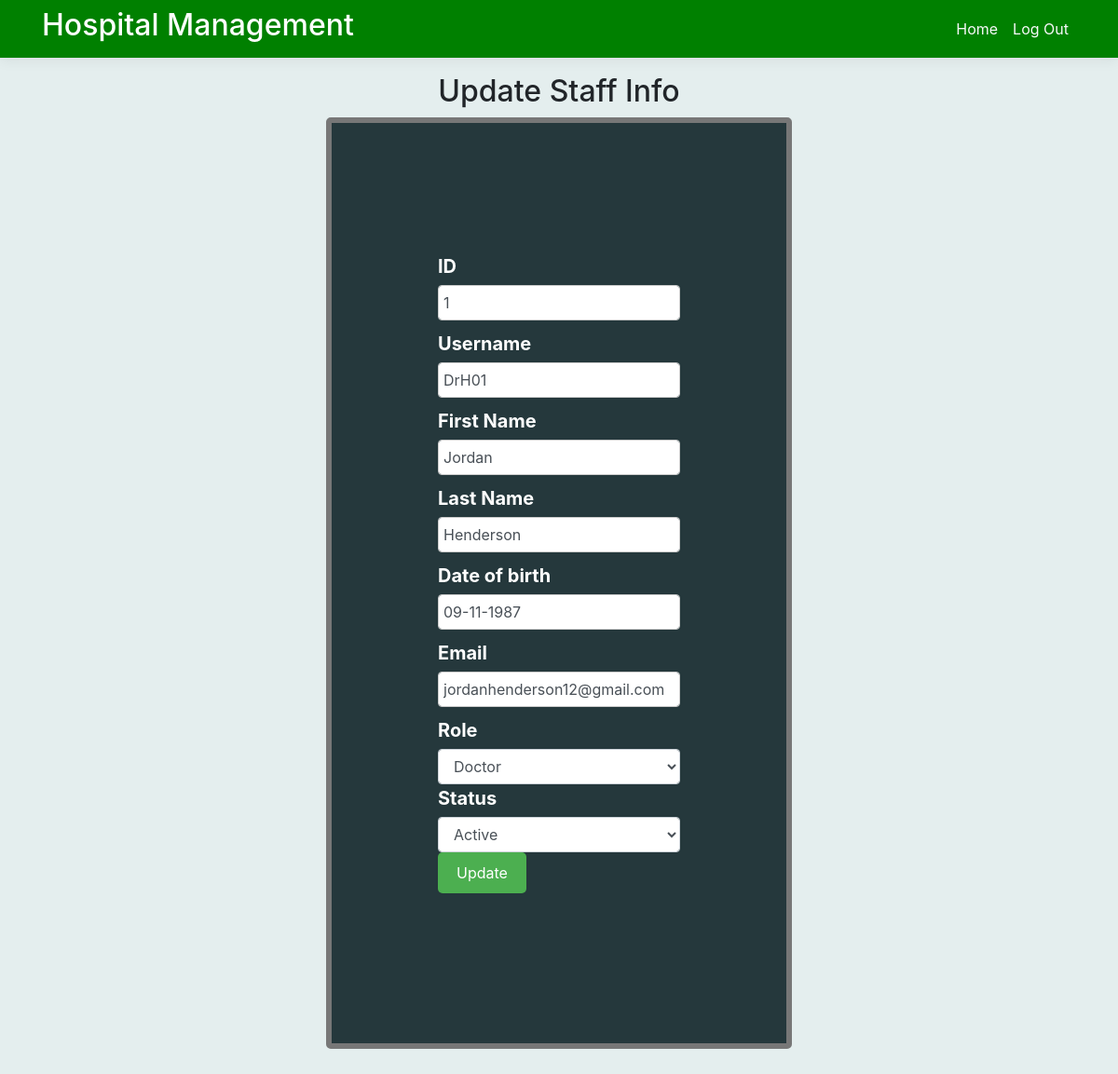
The page /actionStaff/updateStaff.php?staff_id=1 on the database its author committed.
### tables this page shows
CREATE TABLE Staff_details (
    staff_id int,
    username text(255),
    fname text(255),
    lname text(255),
    datebirth text(255),
    email text(255),
    pwd text(255), role text(255), status text(255),
    PRIMARY KEY (staff_id)
);

### actionStaff/updateStaff.php (the view, shortened to what this page needs)
<?php
require("../innerNavbar.php");
$db = new SQLite3('C:\\xampp\\htdocs\\hospital_project\\hospital_database.db');
$sql = "SELECT * FROM Staff_details WHERE staff_id = :staff_id";
$stmt = $db->prepare($sql);
$stmt->bindParam(':staff_id', $_GET['staff_id'], SQLITE3_TEXT);
$result = $stmt->execute();
while ($row = $result->fetchArray(SQLITE3_NUM)) {
    $arrayResult[] = $row;
}
?>
<div class="container bgColor">
    <main role="main" class="pb-5">
        <h2 style="text-align: center;">Update Staff Info</h2>
        <div class="box">
            <form method="post">
                <div class="form-group col-md-14">
                    <label class="control-label labelFont" for="staff_id">ID</label>
                    <input class="form-control" type="text" name="staff_id" value="<?php echo $arrayResult[0][0]; ?>">
                    <div class="form-group col-md-14">
                        <label class="control-label labelFont" for="username">Username</label>
                        <input class="form-control" type="text" name="username" value="<?php echo $arrayResult[0][1]; ?>">
                        <div class="form-group col-md-14">
                            <label class="control-label labelFont" for="fname">First Name</label>
                            <input class="form-control" type="text" name="fname" value="<?php echo $arrayResult[0][2]; ?>">
                        <div class="form-group col-md-14">
                            <label class="control-label labelFont" for="lname">Last Name</label>
                            <input class="form-control" type="text" name="lname" value="<?php echo $arrayResult[0][3]; ?>">
                        <div class="form-group col-md-14">
                            <label class="control-label labelFont" for="datebirth">Date of birth</label>
                            <input class="form-control" type="text" name="datebirth" value="<?php echo $arrayResult[0][4]; ?>">
                        <div class="form-group col-md-14">
                            <label class="control-label labelFont" for="email">Email</label>
                            <input class="form-control" type="text" name="email" value="<?php echo $arrayResult[0][5]; ?>">
                        <div class="form-group col-md-14">
                            <label class="control-label labelFont" for="role">Role</label>
                            <select class="form-control" name="role">
                                <option value="Doctor" <?php if ($arrayResult[0][7] == 'Doctor') echo 'selected'; ?>>Doctor</option>
                            </select>
                        <div class="form-group col-md-14">
                            <label class="control-label labelFont" for="status">Status</label>
                            <select class="form-control" name="status">
                                <option value="Active" <?php if ($arrayResult[0][8] == 'Active') echo 'selected'; ?>>Active</option>
                            </select>
                        <div class="form-group">
                            <input type="submit" name="submit" class="btn btn-primary" value="Update">
                        </div>
            </form>
        </div>
    </main>
</div>

### site.css (style rules this page uses)
.btn-primary { color: #1dc593; background-color: #1bc26f; border-color: #1861ac; }
html { font-size: 14px; }
@media (min-width: 768px) { html { font-size: 16px; } }
html { position: relative; min-height: 100%; }
body { margin-bottom: 60px; }
.bgColor { background-color: #e4eeee; }
.container { min-height: 100%; }

### actionStaff/updateStaff.php (style rules this page uses)
.box { background-color: #25383C; display: flex; justify-content: center; align-items: center; height: 125vh; max-width: 500px; margin: 0 auto; position: relative; border: 6px solid #777777; border-radius: 5px; }
form { display: flex; flex-direction: column; align-items: center; padding: 20px; color: white; font-weight: bold; font-size: 20px; width: 100%; margin-top: 20px; }
form::before { position: absolute; top: 5px; left: 50%; transform: translateX(-50%); background-color: #25383C; padding: 0 10px; color: white; font-weight: bold; font-size: 18px; }
form label { display: inline-block; margin-bottom: 5px; }
form input[type="text"], form input[type="password"] { border: 1px solid #ccc; padding: 5px; margin-bottom: 10px; width: 100%; max-width: 300px; }
form input[type="submit"] { background-color: #4CAF50; color: white; border: none; padding: 10px 20px; text-align: center; text-decoration: none; display: inline-block; font-size: 16px; margin-bottom: 10px; cursor: pointer; border-radius: 5px; }

### rows shown on the page
staff_details: staff_id "1", username "DrH01", fname "Jordan", lname "Henderson", datebirth "09-11-1987", email "jordanhenderson12@gmail.com", role "Doctor", status "Active"
